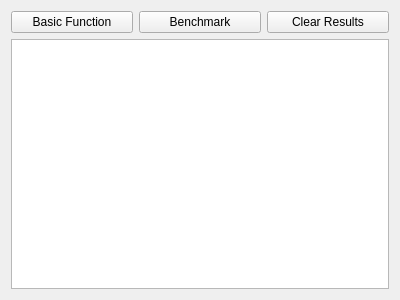
<?xml version="1.0" encoding="UTF-8"?>
<ui version="4.0">
 <class>TestSuite</class>
 <widget class="QWidget" name="TestSuite">
  <property name="geometry">
   <rect>
    <x>0</x>
    <y>0</y>
    <width>400</width>
    <height>300</height>
   </rect>
  </property>
  <property name="windowTitle">
   <string>Form</string>
  </property>
  <layout class="QGridLayout" name="gridLayout">
   <item row="0" column="0">
    <widget class="QPushButton" name="basicPush">
     <property name="text">
      <string>Basic Function</string>
     </property>
    </widget>
   </item>
   <item row="0" column="1">
    <widget class="QPushButton" name="benchPush">
     <property name="text">
      <string>Benchmark</string>
     </property>
    </widget>
   </item>
   <item row="0" column="2">
    <widget class="QPushButton" name="clearPush">
     <property name="text">
      <string>Clear Results</string>
     </property>
    </widget>
   </item>
   <item row="1" column="0" colspan="3">
    <widget class="QTextEdit" name="resultsEdit">
     <property name="readOnly">
      <bool>true</bool>
     </property>
    </widget>
   </item>
  </layout>
 </widget>
 <resources/>
 <connections/>
</ui>
